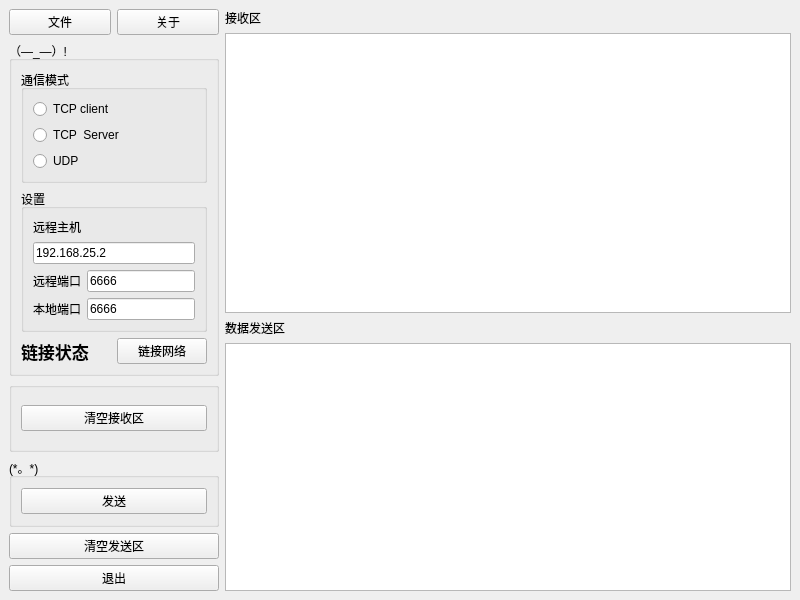
<?xml version="1.0" encoding="UTF-8"?>
<ui version="4.0">
 <class>MainWindow</class>
 <widget class="QMainWindow" name="MainWindow">
  <property name="geometry">
   <rect>
    <x>0</x>
    <y>0</y>
    <width>800</width>
    <height>600</height>
   </rect>
  </property>
  <property name="windowTitle">
   <string>MainWindow</string>
  </property>
  <widget class="QWidget" name="centralwidget">
   <layout class="QGridLayout" name="gridLayout">
    <item row="0" column="0">
     <widget class="QPushButton" name="pushButton">
      <property name="text">
       <string>文件</string>
      </property>
     </widget>
    </item>
    <item row="0" column="1">
     <widget class="QPushButton" name="pushButton_2">
      <property name="text">
       <string>关于</string>
      </property>
     </widget>
    </item>
    <item row="0" column="2" rowspan="2">
     <layout class="QVBoxLayout" name="verticalLayout_12">
      <item>
       <widget class="QLabel" name="label_5">
        <property name="text">
         <string>接收区</string>
        </property>
       </widget>
      </item>
      <item>
       <widget class="QPlainTextEdit" name="plainTextEdit">
        <property name="minimumSize">
         <size>
          <width>0</width>
          <height>280</height>
         </size>
        </property>
       </widget>
      </item>
     </layout>
    </item>
    <item row="1" column="0" rowspan="2" colspan="2">
     <layout class="QVBoxLayout" name="verticalLayout_10">
      <item>
       <widget class="QGroupBox" name="groupBox_3">
        <property name="title">
         <string>（—_—）!</string>
        </property>
        <layout class="QVBoxLayout" name="verticalLayout_6">
         <item>
          <widget class="QGroupBox" name="groupBox">
           <property name="title">
            <string>通信模式</string>
           </property>
           <layout class="QVBoxLayout" name="verticalLayout">
            <item>
             <widget class="QRadioButton" name="radioButton">
              <property name="text">
               <string>TCP client</string>
              </property>
             </widget>
            </item>
            <item>
             <widget class="QRadioButton" name="radioButton_2">
              <property name="text">
               <string>TCP  Server</string>
              </property>
             </widget>
            </item>
            <item>
             <widget class="QRadioButton" name="radioButton_3">
              <property name="text">
               <string>UDP</string>
              </property>
             </widget>
            </item>
           </layout>
          </widget>
         </item>
         <item>
          <layout class="QVBoxLayout" name="verticalLayout_2">
           <item>
            <widget class="QGroupBox" name="groupBox_2">
             <property name="title">
              <string>设置</string>
             </property>
             <layout class="QVBoxLayout" name="verticalLayout_5">
              <item>
               <layout class="QVBoxLayout" name="verticalLayout_4">
                <item>
                 <layout class="QVBoxLayout" name="verticalLayout_3">
                  <item>
                   <widget class="QLabel" name="label">
                    <property name="text">
                     <string>远程主机</string>
                    </property>
                   </widget>
                  </item>
                  <item>
                   <widget class="QLineEdit" name="lineEdit_ip">
                    <property name="text">
                     <string>192.168.25.2</string>
                    </property>
                   </widget>
                  </item>
                 </layout>
                </item>
                <item>
                 <layout class="QHBoxLayout" name="horizontalLayout_2">
                  <item>
                   <widget class="QLabel" name="label_2">
                    <property name="text">
                     <string>远程端口</string>
                    </property>
                   </widget>
                  </item>
                  <item>
                   <widget class="QLineEdit" name="lineEdit_prot">
                    <property name="text">
                     <string>6666</string>
                    </property>
                   </widget>
                  </item>
                 </layout>
                </item>
                <item>
                 <layout class="QHBoxLayout" name="horizontalLayout_3">
                  <item>
                   <widget class="QLabel" name="label_3">
                    <property name="text">
                     <string>本地端口</string>
                    </property>
                   </widget>
                  </item>
                  <item>
                   <widget class="QLineEdit" name="lineEdit_prot1">
                    <property name="text">
                     <string>6666</string>
                    </property>
                   </widget>
                  </item>
                 </layout>
                </item>
               </layout>
              </item>
             </layout>
            </widget>
           </item>
           <item>
            <layout class="QHBoxLayout" name="horizontalLayout">
             <item>
              <widget class="QLabel" name="label_4">
               <property name="font">
                <font>
                 <pointsize>13</pointsize>
                 <weight>75</weight>
                 <bold>true</bold>
                </font>
               </property>
               <property name="text">
                <string>链接状态</string>
               </property>
              </widget>
             </item>
             <item>
              <widget class="QPushButton" name="pushButton_3">
               <property name="text">
                <string>链接网络</string>
               </property>
              </widget>
             </item>
            </layout>
           </item>
          </layout>
         </item>
        </layout>
       </widget>
      </item>
      <item>
       <layout class="QVBoxLayout" name="verticalLayout_8">
        <item>
         <widget class="QGroupBox" name="groupBox_4">
          <property name="title">
           <string/>
          </property>
          <layout class="QVBoxLayout" name="verticalLayout_9">
           <item>
            <widget class="QPushButton" name="pushButton_4">
             <property name="text">
              <string>清空接收区</string>
             </property>
            </widget>
           </item>
          </layout>
         </widget>
        </item>
        <item>
         <widget class="QGroupBox" name="groupBox_5">
          <property name="title">
           <string>(*。*)！</string>
          </property>
          <layout class="QVBoxLayout" name="verticalLayout_7">
           <item>
            <widget class="QPushButton" name="pushButton_5">
             <property name="text">
              <string>发送</string>
             </property>
            </widget>
           </item>
          </layout>
         </widget>
        </item>
        <item>
         <widget class="QPushButton" name="pushButton_6">
          <property name="text">
           <string>清空发送区</string>
          </property>
         </widget>
        </item>
        <item>
         <widget class="QPushButton" name="pushButton_7">
          <property name="text">
           <string>退出</string>
          </property>
         </widget>
        </item>
       </layout>
      </item>
     </layout>
    </item>
    <item row="2" column="2">
     <layout class="QVBoxLayout" name="verticalLayout_11">
      <item>
       <widget class="QLabel" name="label_6">
        <property name="text">
         <string>数据发送区</string>
        </property>
       </widget>
      </item>
      <item>
       <widget class="QPlainTextEdit" name="plainTextEdit_2"/>
      </item>
     </layout>
    </item>
   </layout>
  </widget>
 </widget>
 <resources/>
 <connections/>
</ui>
